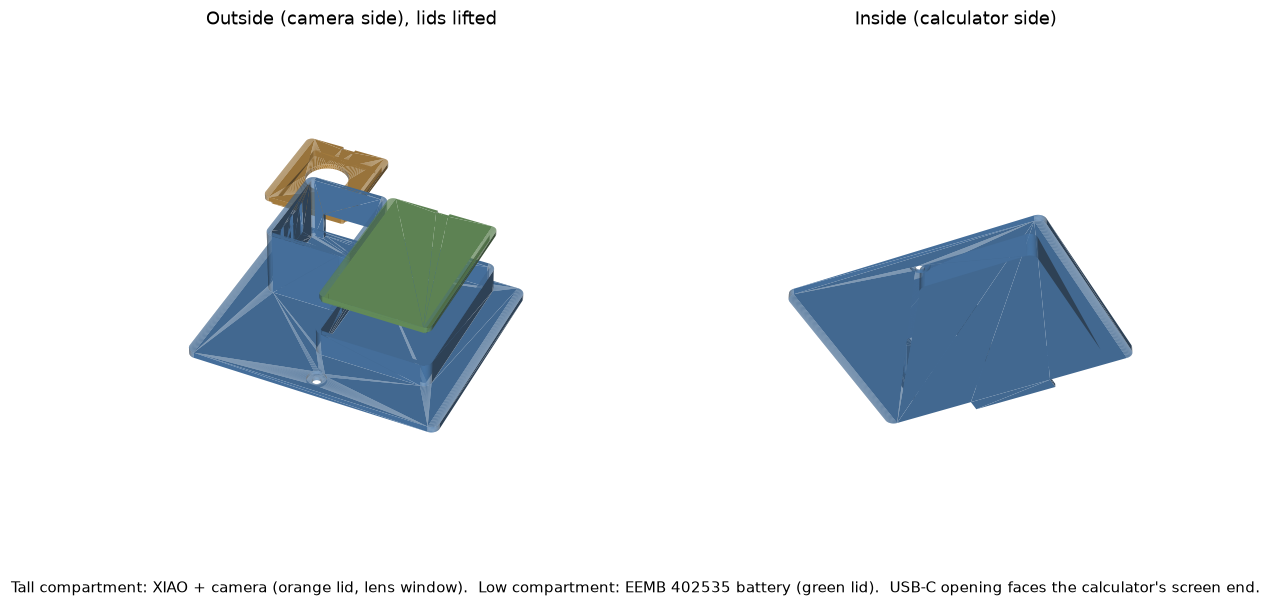

Write the Python code that produced this figure.
"""Render case/preview.png straight from make_case.py (needs matplotlib)."""
import matplotlib
matplotlib.use("Agg")
import matplotlib.pyplot as plt
import numpy as np
from mpl_toolkits.mplot3d.art3d import Poly3DCollection

import make_case as mc


def triangles(part):
    mesh = part.to_mesh()
    verts = np.asarray(mesh.vert_properties)[:, :3]
    tris = verts[np.asarray(mesh.tri_verts)]
    normals = np.cross(tris[:, 1] - tris[:, 0], tris[:, 2] - tris[:, 0])
    normals /= np.maximum(np.linalg.norm(normals, axis=1, keepdims=True), 1e-9)
    return tris, normals


def draw(ax, part, view, color):
    tris, normals = triangles(part)
    facing = normals @ view > 0  # matplotlib can't sort depth well, so drop hidden faces
    tris, normals = tris[facing], normals[facing]
    light = np.clip(normals @ view, 0.2, 1)
    base = np.array(matplotlib.colors.to_rgb(color))
    ax.add_collection3d(Poly3DCollection(tris, facecolors=np.outer(light, base) * 0.85 + 0.1, edgecolor="none"))


def lid_in_place(lid, x0, x1, y0, y1, z, lift):
    # Undo the print orientation (mirrored, upside down) and move it onto its compartment.
    return lid.mirror((1, 0, 0)).mirror((0, 0, 1)).translate(((x0 + x1) / 2, (y0 + y1) / 2, z + mc.LID_THICKNESS + lift))


body = mc.door_body()
z_xiao = mc.DOOR_THICKNESS + mc.XIAO_H
z_batt = mc.DOOR_THICKNESS + mc.BATT_H
cam = lid_in_place(mc.lid_camera(), mc.LEFT_X, mc.SHARED_X + mc.WALL,
                   mc.TOP_Y - mc.XIAO_L - 2 * mc.WALL, mc.TOP_Y, z_xiao, 10)
bat = lid_in_place(mc.lid_battery(), mc.BATT_X, mc.RIGHT_X,
                   mc.TOP_Y - mc.BATT_L - 2 * mc.WALL, mc.TOP_Y, z_batt, 10)

fig = plt.figure(figsize=(13, 6), dpi=110)
for i, (elev, azim, title) in enumerate([(40, -65, "Outside (camera side), lids lifted"),
                                         (-40, -65, "Inside (calculator side)")]):
    ax = fig.add_subplot(1, 2, i + 1, projection="3d")
    e, a = np.radians(elev), np.radians(azim)
    view = np.array([np.cos(e) * np.cos(a), np.cos(e) * np.sin(a), np.sin(e)])
    draw(ax, body, view, "#4a90d9")
    if i == 0:
        draw(ax, cam, view, "#e8a33d")
        draw(ax, bat, view, "#7bbf6a")
    ax.set_xlim(-34, 34); ax.set_ylim(-34, 34); ax.set_zlim(-20, 48)
    ax.set_box_aspect((68, 68, 68))
    ax.view_init(elev, azim)
    ax.set_title(title)
    ax.set_axis_off()
fig.text(0.5, 0.03, "Tall compartment: XIAO + camera (orange lid, lens window).  Low compartment: "
         "EEMB 402535 battery (green lid).  USB-C opening faces the calculator's screen end.", ha="center")
fig.savefig(__file__.replace("preview.py", "preview.png"), bbox_inches="tight")
